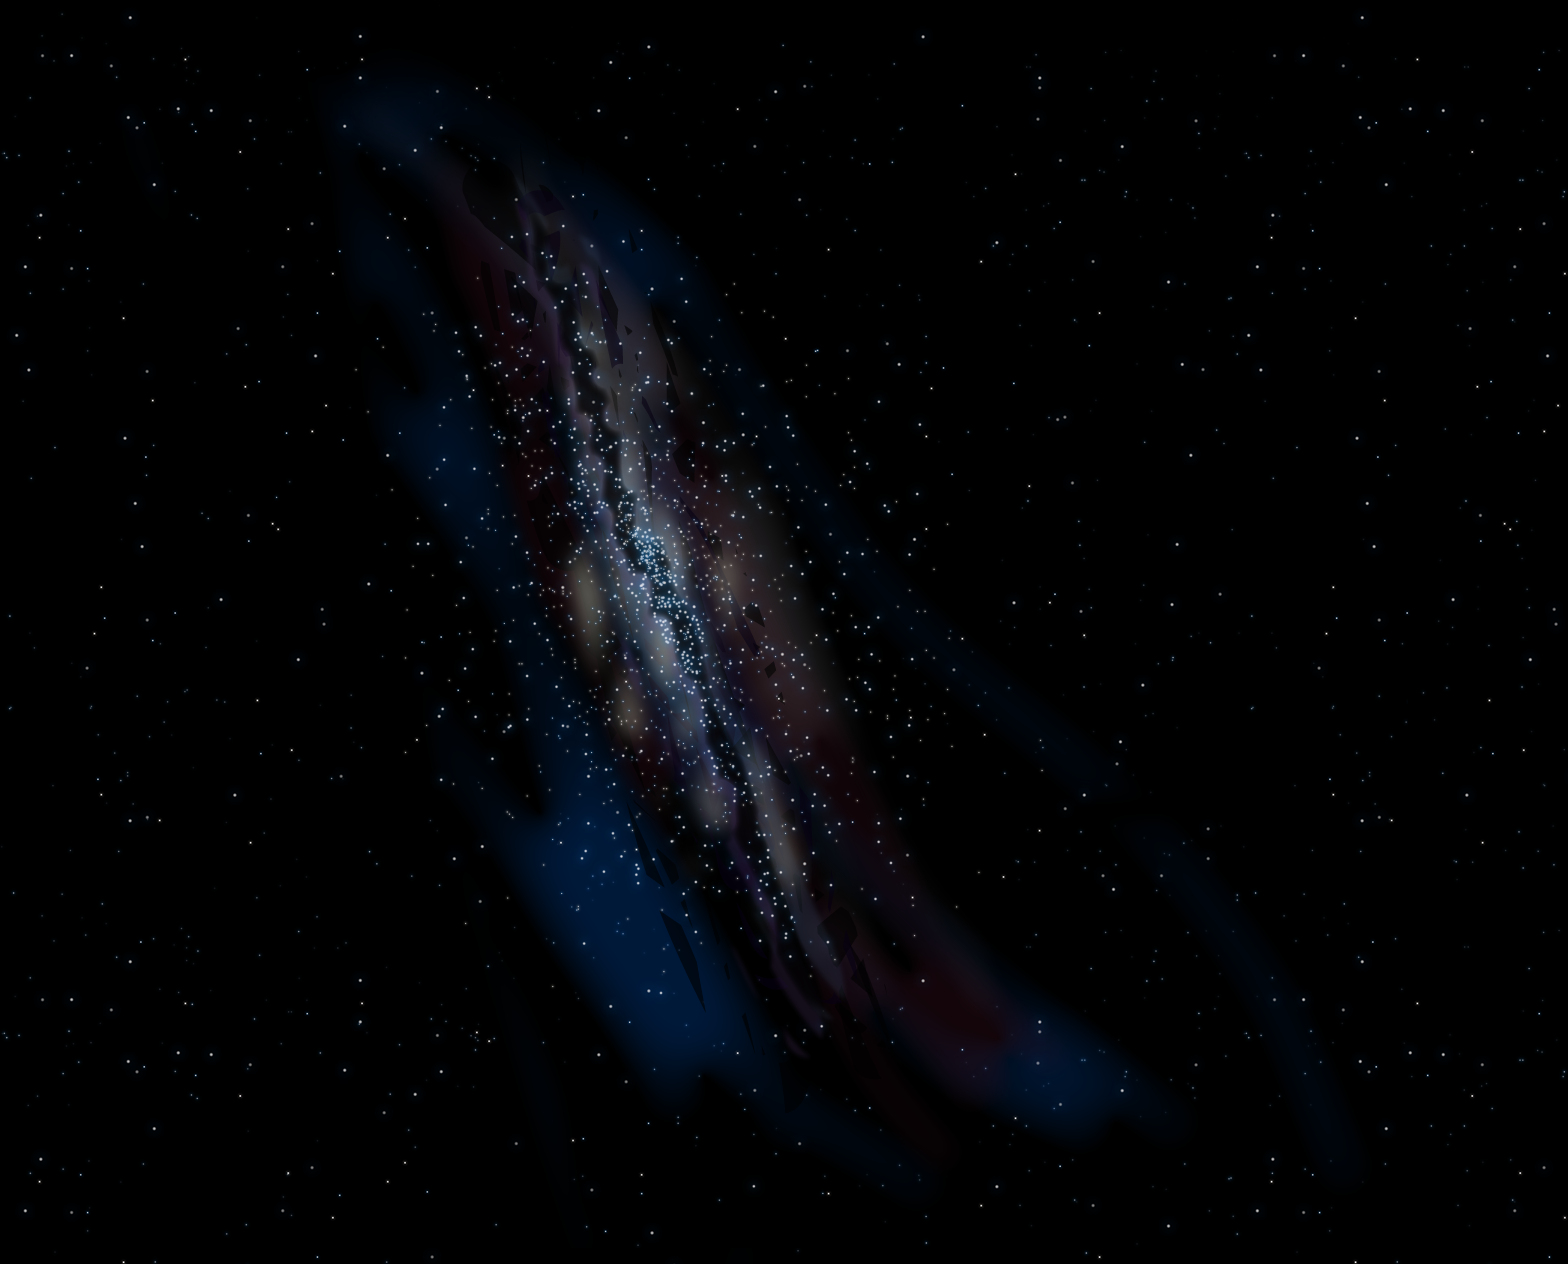

This is a level from a 2D game, rendered from its Tiled map with the project's own tilesets. A one-line summary and the map file follow, with tile-layer data summarised:
An orthogonal 98x79 tile map with 16x16 px tiles, 11 tile layers (BehindHex0, BehindHex1, BehindHex2, BehindHex3, ...), 2 tilesets and 2 objects (CartPlayerSprite).

<map version="1.0" orientation="orthogonal" width="98" height="79" tilewidth="16" tileheight="16">
 <tileset firstgid="1" name="planet01_parallax00" tilewidth="16" tileheight="16">
  <image source="planet01_parallax00.png" width="1237" height="947" />
 </tileset>
 <tileset firstgid="4544" name="levelSelect_background" tilewidth="16" tileheight="16">
  <image source="levelSelect_background.png" width="1680" height="1248" />
 </tileset>
 <layer name="BehindHex0" width="98" height="79">
  <properties>
   <property name="ParallaxRatioX" value="4" />
   <property name="ParallaxRatioY" value="4" />
  </properties>
  <data>[7742 cells, 7742 non-empty, 7651 distinct tile ids]</data>
 </layer>
 <layer name="BehindHex1" width="98" height="79">
  <properties>
   <property name="ParallaxRatioX" value="3" />
   <property name="ParallaxRatioY" value="3" />
  </properties>
  <data>[7742 cells, 7742 non-empty, 4543 distinct tile ids]</data>
 </layer>
 <layer name="BehindHex2" width="98" height="79">
  <data>[7742 cells, 0 non-empty, 0 distinct tile ids]</data>
 </layer>
 <layer name="BehindHex3" width="98" height="79">
  <data>[7742 cells, 0 non-empty, 0 distinct tile ids]</data>
 </layer>
 <layer name="BehindHex4" width="98" height="79">
  <data>[7742 cells, 0 non-empty, 0 distinct tile ids]</data>
 </layer>
 <layer name="HexLayer(Do Not Use)" width="98" height="79">
  <data>[7742 cells, 0 non-empty, 0 distinct tile ids]</data>
 </layer>
 <layer name="InFrontOfHex0" width="98" height="79">
  <data>[7742 cells, 0 non-empty, 0 distinct tile ids]</data>
 </layer>
 <layer name="InFrontOfHex1" width="98" height="79">
  <data>[7742 cells, 0 non-empty, 0 distinct tile ids]</data>
 </layer>
 <layer name="InFrontOfHex2" width="98" height="79">
  <data>[7742 cells, 0 non-empty, 0 distinct tile ids]</data>
 </layer>
 <layer name="InFrontOfHex3" width="98" height="79">
  <data>[7742 cells, 0 non-empty, 0 distinct tile ids]</data>
 </layer>
 <layer name="InFrontOfHex4" width="98" height="79">
  <data>[7742 cells, 0 non-empty, 0 distinct tile ids]</data>
 </layer>
 <objectgroup name="ObjectGroupSprites" width="98" height="79">
  <object type="CartPlayerSprite" x="112" y="480" width="1024" height="768" />
 </objectgroup>
 <objectgroup name="ObjectGroupLayerPlaceholder" width="98" height="79">
  <object x="156" y="561" width="545" height="545">
   <properties>
    <property name="ParallaxRatioX" value="1" />
    <property name="ParallaxRatioY" value="1" />
    <property name="PlaceholderFileName" value="planet02_parallax02.png" />
    <property name="ZOrder" value="6" />
   </properties>
  </object>
 </objectgroup>
</map>